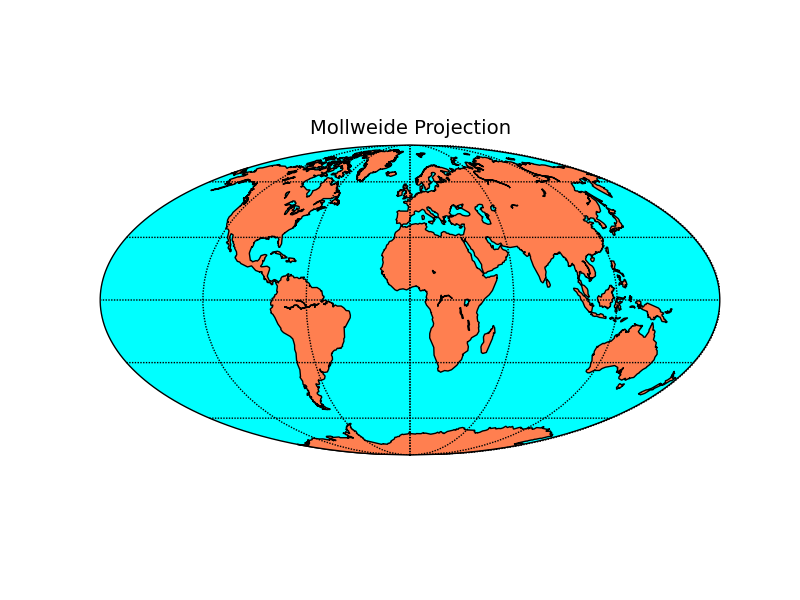

Python code for this plot:
from mpl_toolkits.basemap import Basemap
import numpy as np
import matplotlib.pyplot as plt
# lon_0 is central longitude of projection.
# resolution = 'c' means use crude resolution coastlines.
m = Basemap(projection='moll',lon_0=0,resolution='c')
m.drawcoastlines()
m.fillcontinents(color='coral',lake_color='aqua')
# draw parallels and meridians.
m.drawparallels(np.arange(-90.,120.,30.))
m.drawmeridians(np.arange(0.,420.,60.))
m.drawmapboundary(fill_color='aqua') 
plt.title("Mollweide Projection")
plt.savefig('moll.png')
